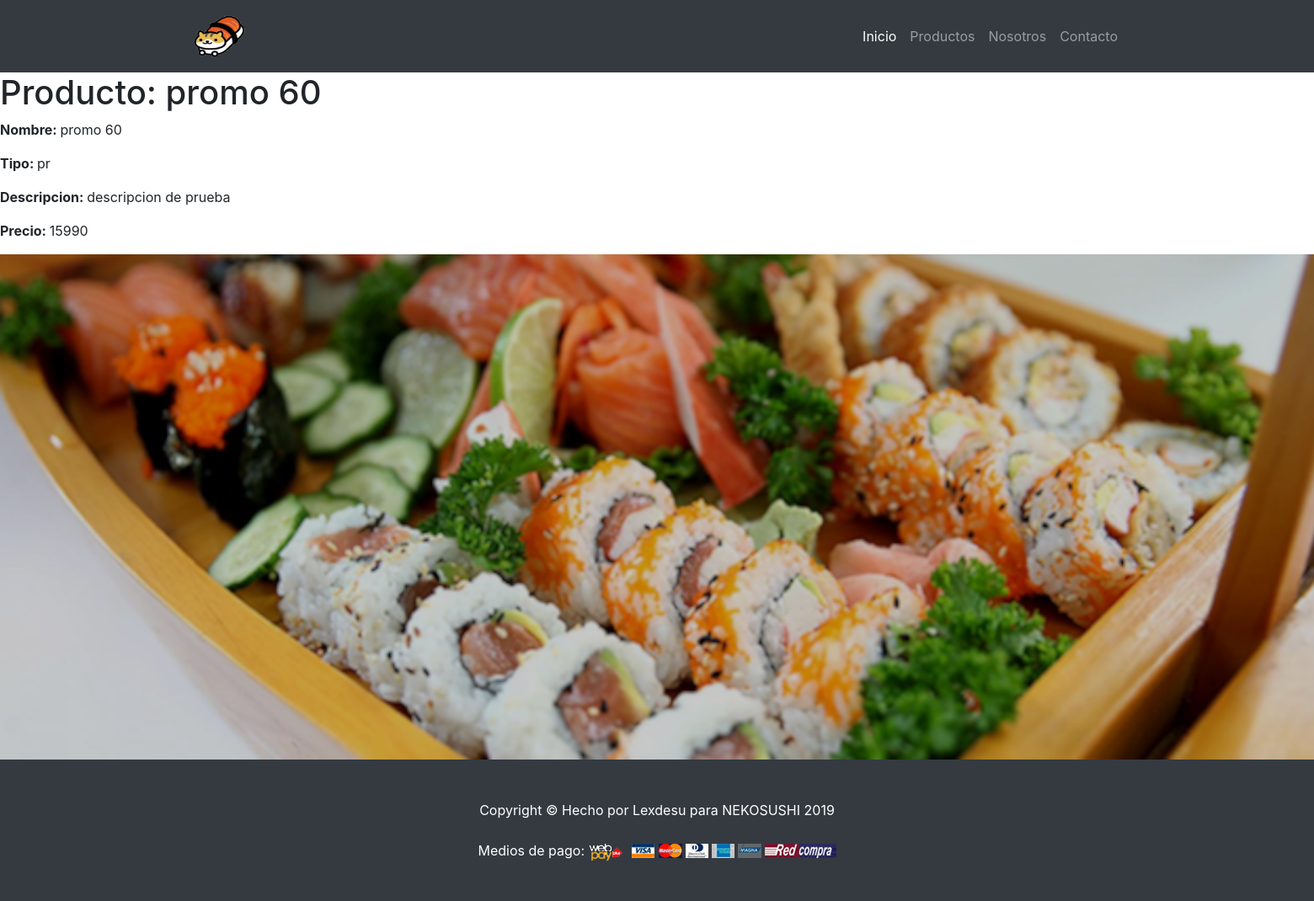
Page /venta/prod/338a0aef-1701-4f72-9c32-8506e86c09b8/ on the committed database.
### venta/models.py (models this page shows, shortened)
class Producto(models.Model):
    id = models.UUIDField(primary_key=True, default=uuid.uuid4)
    imagen = models.ImageField(upload_to='static/img/', default='static/img/neko.png')
    nombrep = models.CharField(max_length=20)
    tipop = models.ForeignKey('Tipo', on_delete=models.SET_NULL, null=True)
    descripcion = models.TextField(max_length=300)
    precio = models.IntegerField()

class Tipo(models.Model):
    LOAN_STATUS = (
        ('ro', 'Roll'),
        ('pr', 'Promocion'),
        ('po', 'Postre'),
    )
    nombre = models.CharField(
        max_length=2,
        choices=LOAN_STATUS,
        blank=True,
        default='ro',
        help_text='categoria del producto',
    )
    def __str__(self):
        return self.nombre

### venta/views.py (the view)
# urls.py: path('prod/<uuid:pk>/', views.ProdDetailView.as_view(), name='prod-detail'),
class ProdDetailView(generic.DetailView):
    model = Producto

### venta/templates/venta/producto_detail.html
{% extends "base_generic.html" %}
{% block content %}
<div style="padding-top: 30px">
    <h1>Producto: {{ producto.nombrep}}</h1>
    <p><strong>Nombre: </strong> {{ producto.nombrep }}</p>
    <p><strong>Tipo: </strong> {{ producto.tipop }}</p>
    <p><strong>Descripcion: </strong> {{ producto.descripcion}}</p>
    <p><strong>Precio: </strong> {{ producto.precio}} </p>
    <img src="{{ producto.imagen }}">
</div>
{% endblock %}

### venta/static/css/heroic-features.css (style rules this page uses)
body { padding-top: 56px; }

### rows in the picture
Producto: nombrep "promo 60", tipop "pr", descripcion "descripcion de prueba", precio "15990", imagen (picture)
